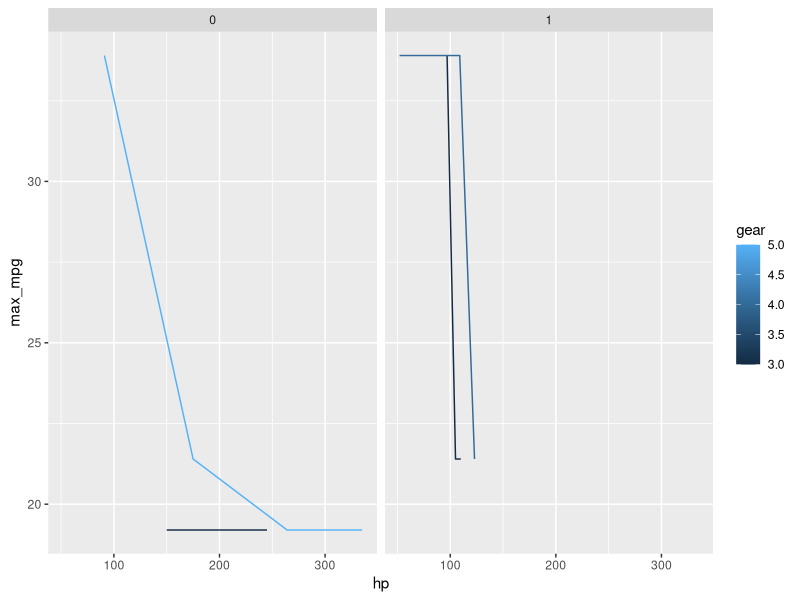

This chart was generated by the following R code:
library(tidyverse)
data("mtcars")
glimpse(mtcars)

# Commit - load libs/data

mtcarsGroup = mtcars %>% group_by(cyl) %>%
  mutate(mean_disp = mean(disp),
            max_mpg = max(mpg))

# Commit - add summary stats

ggplot(mtcarsGroup, aes(x = hp, y = max_mpg, color = gear, group = gear)) +
  geom_line() +
  facet_wrap(~vs)

# Commit - graph